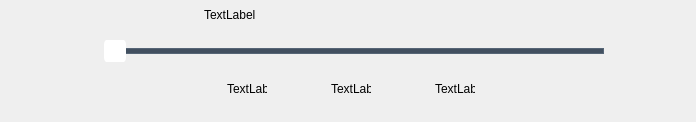
<?xml version="1.0" encoding="UTF-8"?>
<ui version="4.0">
 <class>videoWidget</class>
 <widget class="QWidget" name="videoWidget">
  <property name="geometry">
   <rect>
    <x>0</x>
    <y>0</y>
    <width>696</width>
    <height>122</height>
   </rect>
  </property>
  <property name="minimumSize">
   <size>
    <width>696</width>
    <height>122</height>
   </size>
  </property>
  <property name="maximumSize">
   <size>
    <width>696</width>
    <height>122</height>
   </size>
  </property>
  <property name="windowTitle">
   <string>Form</string>
  </property>
  <layout class="QGridLayout" name="gridLayout_2">
   <property name="leftMargin">
    <number>104</number>
   </property>
   <property name="topMargin">
    <number>0</number>
   </property>
   <property name="rightMargin">
    <number>92</number>
   </property>
   <property name="bottomMargin">
    <number>0</number>
   </property>
   <property name="spacing">
    <number>0</number>
   </property>
   <item row="0" column="0">
    <widget class="QWidget" name="widget" native="true">
     <property name="minimumSize">
      <size>
       <width>500</width>
       <height>122</height>
      </size>
     </property>
     <property name="maximumSize">
      <size>
       <width>500</width>
       <height>122</height>
      </size>
     </property>
     <widget class="QLabel" name="currenTime">
      <property name="geometry">
       <rect>
        <x>100</x>
        <y>0</y>
        <width>300</width>
        <height>30</height>
       </rect>
      </property>
      <property name="text">
       <string>TextLabel</string>
      </property>
     </widget>
     <widget class="QSlider" name="videoSlider">
      <property name="geometry">
       <rect>
        <x>0</x>
        <y>40</y>
        <width>500</width>
        <height>22</height>
       </rect>
      </property>
      <property name="styleSheet">
       <string notr="true">QSlider::groove:horizontal{
height: 4px;
background-color:rgba(66,80,96,1) ;
border: 1px solid #566576;
border-radius: 0px;
padding-left:-1px;
padding right:-1px;}
        
QSlider::sub-page:horizontal{
height: 4px;
background: transparent;
border: 1px solid transparent;
border-radius: 2px;
}
  
QSlider::handle:horizontal
{
    width: 22px;
    background-color:rgba(255,255,255,1);
    margin-top: -10px;
    margin-bottom: -10px;
border-radius: 5px;
}</string>
      </property>
      <property name="orientation">
       <enum>Qt::Horizontal</enum>
      </property>
     </widget>
     <widget class="QWidget" name="adjustWidget" native="true">
      <property name="geometry">
       <rect>
        <x>123</x>
        <y>69</y>
        <width>248</width>
        <height>40</height>
       </rect>
      </property>
      <property name="minimumSize">
       <size>
        <width>248</width>
        <height>4</height>
       </size>
      </property>
      <property name="maximumSize">
       <size>
        <width>248</width>
        <height>40</height>
       </size>
      </property>
      <layout class="QGridLayout" name="gridLayout">
       <property name="leftMargin">
        <number>0</number>
       </property>
       <property name="topMargin">
        <number>0</number>
       </property>
       <property name="rightMargin">
        <number>0</number>
       </property>
       <property name="bottomMargin">
        <number>0</number>
       </property>
       <property name="horizontalSpacing">
        <number>64</number>
       </property>
       <property name="verticalSpacing">
        <number>0</number>
       </property>
       <item row="0" column="0">
        <widget class="CArmLabel" name="retreat">
         <property name="minimumSize">
          <size>
           <width>40</width>
           <height>40</height>
          </size>
         </property>
         <property name="maximumSize">
          <size>
           <width>40</width>
           <height>40</height>
          </size>
         </property>
         <property name="text">
          <string>TextLabel</string>
         </property>
        </widget>
       </item>
       <item row="0" column="1">
        <widget class="CArmLabel" name="playAndDisplay">
         <property name="minimumSize">
          <size>
           <width>40</width>
           <height>40</height>
          </size>
         </property>
         <property name="maximumSize">
          <size>
           <width>40</width>
           <height>40</height>
          </size>
         </property>
         <property name="text">
          <string>TextLabel</string>
         </property>
        </widget>
       </item>
       <item row="0" column="2">
        <widget class="CArmLabel" name="advance">
         <property name="minimumSize">
          <size>
           <width>40</width>
           <height>40</height>
          </size>
         </property>
         <property name="maximumSize">
          <size>
           <width>40</width>
           <height>40</height>
          </size>
         </property>
         <property name="text">
          <string>TextLabel</string>
         </property>
        </widget>
       </item>
      </layout>
     </widget>
    </widget>
   </item>
  </layout>
 </widget>
 <customwidgets>
  <customwidget>
   <class>CArmLabel</class>
   <extends>QLabel</extends>
   <header location="global">CArmControl.h</header>
  </customwidget>
 </customwidgets>
 <resources/>
 <connections/>
</ui>
